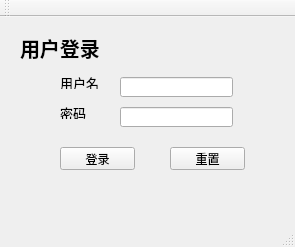
<?xml version="1.0" encoding="UTF-8"?>
<ui version="4.0">
 <class>ZC_Label_SystemClass</class>
 <widget class="QMainWindow" name="ZC_Label_SystemClass">
  <property name="geometry">
   <rect>
    <x>0</x>
    <y>0</y>
    <width>295</width>
    <height>247</height>
   </rect>
  </property>
  <property name="windowTitle">
   <string>ZC_Label_System</string>
  </property>
  <widget class="QWidget" name="centralWidget">
   <widget class="QLabel" name="label_2">
    <property name="geometry">
     <rect>
      <x>60</x>
      <y>60</y>
      <width>54</width>
      <height>12</height>
     </rect>
    </property>
    <property name="font">
     <font>
      <pointsize>10</pointsize>
     </font>
    </property>
    <property name="text">
     <string>用户名</string>
    </property>
   </widget>
   <widget class="QLabel" name="label_3">
    <property name="geometry">
     <rect>
      <x>60</x>
      <y>90</y>
      <width>54</width>
      <height>12</height>
     </rect>
    </property>
    <property name="font">
     <font>
      <pointsize>10</pointsize>
     </font>
    </property>
    <property name="text">
     <string>密码</string>
    </property>
   </widget>
   <widget class="QLineEdit" name="usr">
    <property name="geometry">
     <rect>
      <x>120</x>
      <y>60</y>
      <width>113</width>
      <height>20</height>
     </rect>
    </property>
   </widget>
   <widget class="QLabel" name="label">
    <property name="geometry">
     <rect>
      <x>20</x>
      <y>10</y>
      <width>111</width>
      <height>41</height>
     </rect>
    </property>
    <property name="font">
     <font>
      <family>楷体</family>
      <pointsize>15</pointsize>
      <weight>75</weight>
      <bold>true</bold>
     </font>
    </property>
    <property name="text">
     <string>用户登录</string>
    </property>
   </widget>
   <widget class="QPushButton" name="reset">
    <property name="geometry">
     <rect>
      <x>170</x>
      <y>130</y>
      <width>75</width>
      <height>23</height>
     </rect>
    </property>
    <property name="text">
     <string>重置</string>
    </property>
   </widget>
   <widget class="QPushButton" name="login">
    <property name="geometry">
     <rect>
      <x>60</x>
      <y>130</y>
      <width>75</width>
      <height>23</height>
     </rect>
    </property>
    <property name="text">
     <string>登录</string>
    </property>
    <property name="shortcut">
     <string>Return</string>
    </property>
   </widget>
   <widget class="QLineEdit" name="pwd">
    <property name="geometry">
     <rect>
      <x>120</x>
      <y>90</y>
      <width>113</width>
      <height>20</height>
     </rect>
    </property>
   </widget>
  </widget>
  <widget class="QMenuBar" name="menuBar">
   <property name="geometry">
    <rect>
     <x>0</x>
     <y>0</y>
     <width>295</width>
     <height>23</height>
    </rect>
   </property>
  </widget>
  <widget class="QToolBar" name="mainToolBar">
   <attribute name="toolBarArea">
    <enum>TopToolBarArea</enum>
   </attribute>
   <attribute name="toolBarBreak">
    <bool>false</bool>
   </attribute>
  </widget>
  <widget class="QStatusBar" name="statusBar"/>
 </widget>
 <layoutdefault spacing="6" margin="11"/>
 <tabstops>
  <tabstop>usr</tabstop>
  <tabstop>pwd</tabstop>
  <tabstop>login</tabstop>
  <tabstop>reset</tabstop>
 </tabstops>
 <resources>
  <include location="ZC_Label_System.qrc"/>
 </resources>
 <connections/>
</ui>
